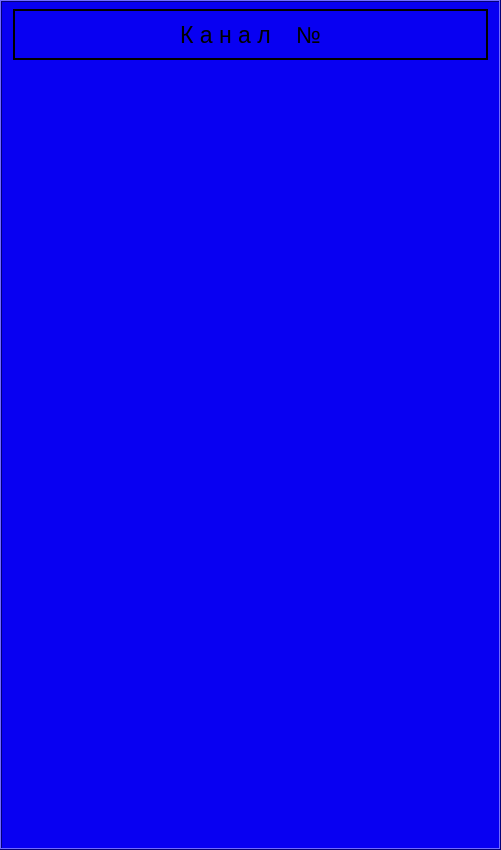
<?xml version="1.0" encoding="UTF-8"?>
<ui version="4.0">
 <class>ChanFrame</class>
 <widget class="QFrame" name="ChanFrame">
  <property name="geometry">
   <rect>
    <x>0</x>
    <y>0</y>
    <width>501</width>
    <height>850</height>
   </rect>
  </property>
  <property name="palette">
   <palette>
    <active>
     <colorrole role="WindowText">
      <brush brushstyle="SolidPattern">
       <color alpha="255">
        <red>0</red>
        <green>0</green>
        <blue>0</blue>
       </color>
      </brush>
     </colorrole>
     <colorrole role="Button">
      <brush brushstyle="SolidPattern">
       <color alpha="255">
        <red>8</red>
        <green>0</green>
        <blue>242</blue>
       </color>
      </brush>
     </colorrole>
     <colorrole role="Light">
      <brush brushstyle="SolidPattern">
       <color alpha="255">
        <red>113</red>
        <green>108</green>
        <blue>255</blue>
       </color>
      </brush>
     </colorrole>
     <colorrole role="Midlight">
      <brush brushstyle="SolidPattern">
       <color alpha="255">
        <red>60</red>
        <green>54</green>
        <blue>248</blue>
       </color>
      </brush>
     </colorrole>
     <colorrole role="Dark">
      <brush brushstyle="SolidPattern">
       <color alpha="255">
        <red>4</red>
        <green>0</green>
        <blue>121</blue>
       </color>
      </brush>
     </colorrole>
     <colorrole role="Mid">
      <brush brushstyle="SolidPattern">
       <color alpha="255">
        <red>5</red>
        <green>0</green>
        <blue>161</blue>
       </color>
      </brush>
     </colorrole>
     <colorrole role="Text">
      <brush brushstyle="SolidPattern">
       <color alpha="255">
        <red>0</red>
        <green>0</green>
        <blue>0</blue>
       </color>
      </brush>
     </colorrole>
     <colorrole role="BrightText">
      <brush brushstyle="SolidPattern">
       <color alpha="255">
        <red>255</red>
        <green>255</green>
        <blue>255</blue>
       </color>
      </brush>
     </colorrole>
     <colorrole role="ButtonText">
      <brush brushstyle="SolidPattern">
       <color alpha="255">
        <red>0</red>
        <green>0</green>
        <blue>0</blue>
       </color>
      </brush>
     </colorrole>
     <colorrole role="Base">
      <brush brushstyle="SolidPattern">
       <color alpha="255">
        <red>255</red>
        <green>255</green>
        <blue>255</blue>
       </color>
      </brush>
     </colorrole>
     <colorrole role="Window">
      <brush brushstyle="SolidPattern">
       <color alpha="255">
        <red>8</red>
        <green>0</green>
        <blue>242</blue>
       </color>
      </brush>
     </colorrole>
     <colorrole role="Shadow">
      <brush brushstyle="SolidPattern">
       <color alpha="255">
        <red>0</red>
        <green>0</green>
        <blue>0</blue>
       </color>
      </brush>
     </colorrole>
     <colorrole role="AlternateBase">
      <brush brushstyle="SolidPattern">
       <color alpha="255">
        <red>131</red>
        <green>127</green>
        <blue>248</blue>
       </color>
      </brush>
     </colorrole>
     <colorrole role="ToolTipBase">
      <brush brushstyle="SolidPattern">
       <color alpha="255">
        <red>255</red>
        <green>255</green>
        <blue>220</blue>
       </color>
      </brush>
     </colorrole>
     <colorrole role="ToolTipText">
      <brush brushstyle="SolidPattern">
       <color alpha="255">
        <red>0</red>
        <green>0</green>
        <blue>0</blue>
       </color>
      </brush>
     </colorrole>
    </active>
    <inactive>
     <colorrole role="WindowText">
      <brush brushstyle="SolidPattern">
       <color alpha="255">
        <red>0</red>
        <green>0</green>
        <blue>0</blue>
       </color>
      </brush>
     </colorrole>
     <colorrole role="Button">
      <brush brushstyle="SolidPattern">
       <color alpha="255">
        <red>8</red>
        <green>0</green>
        <blue>242</blue>
       </color>
      </brush>
     </colorrole>
     <colorrole role="Light">
      <brush brushstyle="SolidPattern">
       <color alpha="255">
        <red>113</red>
        <green>108</green>
        <blue>255</blue>
       </color>
      </brush>
     </colorrole>
     <colorrole role="Midlight">
      <brush brushstyle="SolidPattern">
       <color alpha="255">
        <red>60</red>
        <green>54</green>
        <blue>248</blue>
       </color>
      </brush>
     </colorrole>
     <colorrole role="Dark">
      <brush brushstyle="SolidPattern">
       <color alpha="255">
        <red>4</red>
        <green>0</green>
        <blue>121</blue>
       </color>
      </brush>
     </colorrole>
     <colorrole role="Mid">
      <brush brushstyle="SolidPattern">
       <color alpha="255">
        <red>5</red>
        <green>0</green>
        <blue>161</blue>
       </color>
      </brush>
     </colorrole>
     <colorrole role="Text">
      <brush brushstyle="SolidPattern">
       <color alpha="255">
        <red>0</red>
        <green>0</green>
        <blue>0</blue>
       </color>
      </brush>
     </colorrole>
     <colorrole role="BrightText">
      <brush brushstyle="SolidPattern">
       <color alpha="255">
        <red>255</red>
        <green>255</green>
        <blue>255</blue>
       </color>
      </brush>
     </colorrole>
     <colorrole role="ButtonText">
      <brush brushstyle="SolidPattern">
       <color alpha="255">
        <red>0</red>
        <green>0</green>
        <blue>0</blue>
       </color>
      </brush>
     </colorrole>
     <colorrole role="Base">
      <brush brushstyle="SolidPattern">
       <color alpha="255">
        <red>255</red>
        <green>255</green>
        <blue>255</blue>
       </color>
      </brush>
     </colorrole>
     <colorrole role="Window">
      <brush brushstyle="SolidPattern">
       <color alpha="255">
        <red>8</red>
        <green>0</green>
        <blue>242</blue>
       </color>
      </brush>
     </colorrole>
     <colorrole role="Shadow">
      <brush brushstyle="SolidPattern">
       <color alpha="255">
        <red>0</red>
        <green>0</green>
        <blue>0</blue>
       </color>
      </brush>
     </colorrole>
     <colorrole role="AlternateBase">
      <brush brushstyle="SolidPattern">
       <color alpha="255">
        <red>131</red>
        <green>127</green>
        <blue>248</blue>
       </color>
      </brush>
     </colorrole>
     <colorrole role="ToolTipBase">
      <brush brushstyle="SolidPattern">
       <color alpha="255">
        <red>255</red>
        <green>255</green>
        <blue>220</blue>
       </color>
      </brush>
     </colorrole>
     <colorrole role="ToolTipText">
      <brush brushstyle="SolidPattern">
       <color alpha="255">
        <red>0</red>
        <green>0</green>
        <blue>0</blue>
       </color>
      </brush>
     </colorrole>
    </inactive>
    <disabled>
     <colorrole role="WindowText">
      <brush brushstyle="SolidPattern">
       <color alpha="255">
        <red>4</red>
        <green>0</green>
        <blue>121</blue>
       </color>
      </brush>
     </colorrole>
     <colorrole role="Button">
      <brush brushstyle="SolidPattern">
       <color alpha="255">
        <red>8</red>
        <green>0</green>
        <blue>242</blue>
       </color>
      </brush>
     </colorrole>
     <colorrole role="Light">
      <brush brushstyle="SolidPattern">
       <color alpha="255">
        <red>113</red>
        <green>108</green>
        <blue>255</blue>
       </color>
      </brush>
     </colorrole>
     <colorrole role="Midlight">
      <brush brushstyle="SolidPattern">
       <color alpha="255">
        <red>60</red>
        <green>54</green>
        <blue>248</blue>
       </color>
      </brush>
     </colorrole>
     <colorrole role="Dark">
      <brush brushstyle="SolidPattern">
       <color alpha="255">
        <red>4</red>
        <green>0</green>
        <blue>121</blue>
       </color>
      </brush>
     </colorrole>
     <colorrole role="Mid">
      <brush brushstyle="SolidPattern">
       <color alpha="255">
        <red>5</red>
        <green>0</green>
        <blue>161</blue>
       </color>
      </brush>
     </colorrole>
     <colorrole role="Text">
      <brush brushstyle="SolidPattern">
       <color alpha="255">
        <red>4</red>
        <green>0</green>
        <blue>121</blue>
       </color>
      </brush>
     </colorrole>
     <colorrole role="BrightText">
      <brush brushstyle="SolidPattern">
       <color alpha="255">
        <red>255</red>
        <green>255</green>
        <blue>255</blue>
       </color>
      </brush>
     </colorrole>
     <colorrole role="ButtonText">
      <brush brushstyle="SolidPattern">
       <color alpha="255">
        <red>4</red>
        <green>0</green>
        <blue>121</blue>
       </color>
      </brush>
     </colorrole>
     <colorrole role="Base">
      <brush brushstyle="SolidPattern">
       <color alpha="255">
        <red>8</red>
        <green>0</green>
        <blue>242</blue>
       </color>
      </brush>
     </colorrole>
     <colorrole role="Window">
      <brush brushstyle="SolidPattern">
       <color alpha="255">
        <red>8</red>
        <green>0</green>
        <blue>242</blue>
       </color>
      </brush>
     </colorrole>
     <colorrole role="Shadow">
      <brush brushstyle="SolidPattern">
       <color alpha="255">
        <red>0</red>
        <green>0</green>
        <blue>0</blue>
       </color>
      </brush>
     </colorrole>
     <colorrole role="AlternateBase">
      <brush brushstyle="SolidPattern">
       <color alpha="255">
        <red>8</red>
        <green>0</green>
        <blue>242</blue>
       </color>
      </brush>
     </colorrole>
     <colorrole role="ToolTipBase">
      <brush brushstyle="SolidPattern">
       <color alpha="255">
        <red>255</red>
        <green>255</green>
        <blue>220</blue>
       </color>
      </brush>
     </colorrole>
     <colorrole role="ToolTipText">
      <brush brushstyle="SolidPattern">
       <color alpha="255">
        <red>0</red>
        <green>0</green>
        <blue>0</blue>
       </color>
      </brush>
     </colorrole>
    </disabled>
   </palette>
  </property>
  <property name="font">
   <font>
    <pointsize>15</pointsize>
   </font>
  </property>
  <property name="windowTitle">
   <string>Frame</string>
  </property>
  <property name="frameShape">
   <enum>QFrame::Box</enum>
  </property>
  <property name="frameShadow">
   <enum>QFrame::Raised</enum>
  </property>
  <widget class="QWidget" name="gridLayoutWidget">
   <property name="geometry">
    <rect>
     <x>0</x>
     <y>70</y>
     <width>501</width>
     <height>821</height>
    </rect>
   </property>
   <layout class="QGridLayout" name="StateChanGrid" rowstretch="0" rowminimumheight="0" columnminimumwidth="0">
    <property name="sizeConstraint">
     <enum>QLayout::SetFixedSize</enum>
    </property>
    <property name="leftMargin">
     <number>20</number>
    </property>
    <property name="topMargin">
     <number>0</number>
    </property>
    <property name="rightMargin">
     <number>20</number>
    </property>
    <property name="bottomMargin">
     <number>0</number>
    </property>
    <property name="horizontalSpacing">
     <number>15</number>
    </property>
    <property name="verticalSpacing">
     <number>20</number>
    </property>
   </layout>
  </widget>
  <widget class="QLabel" name="NumChanLabel">
   <property name="geometry">
    <rect>
     <x>13</x>
     <y>9</y>
     <width>475</width>
     <height>51</height>
    </rect>
   </property>
   <property name="font">
    <font>
     <pointsize>17</pointsize>
    </font>
   </property>
   <property name="frameShape">
    <enum>QFrame::Box</enum>
   </property>
   <property name="lineWidth">
    <number>2</number>
   </property>
   <property name="midLineWidth">
    <number>2</number>
   </property>
   <property name="text">
    <string>К а н а л    №</string>
   </property>
   <property name="alignment">
    <set>Qt::AlignCenter</set>
   </property>
  </widget>
 </widget>
 <resources/>
 <connections/>
</ui>
